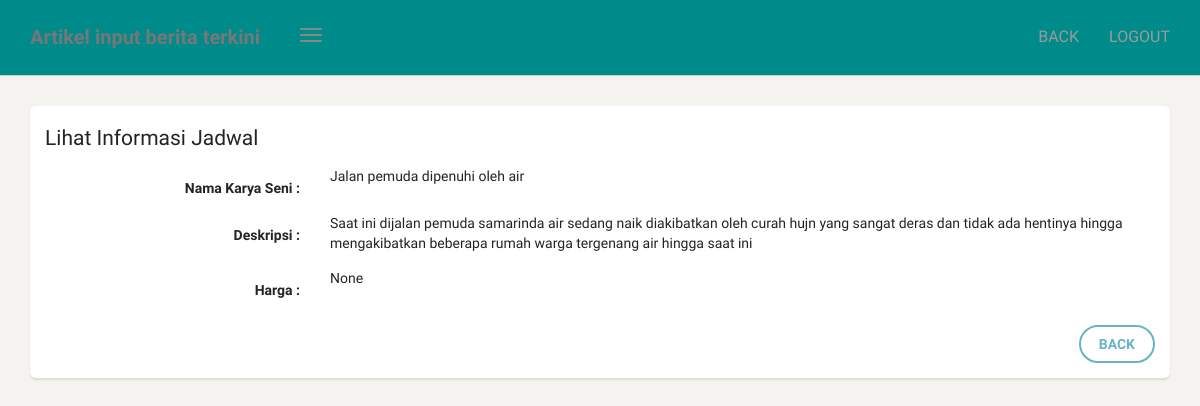
/dashboard/artikel/lihat/2 (signed in), run on the app's committed database.
### karya/models.py (models this page shows, shortened)
class Artikel(models.Model):
    nama = models.CharField(max_length=100,blank=True,null=True)
    deskripsi = models.CharField(max_length=100,blank=True,null=True)
    pencipta = models.CharField(max_length=100,blank=True,null=True)
    kategori = models.ForeignKey(Kategori, on_delete=models.CASCADE)
    harga = models.CharField(max_length=100,blank=True,null=True)
    class Meta:
        verbose_name_plural = "Artikel"

### karya/views.py (the view)
# urls.py: path('artikel/lihat/<str:id>',lihat_artikel, name='lihat_artikel'),
@login_required
def lihat_artikel(request, id):
    template_name = "back/lihat_artikel.html"
    artikel = Artikel.objects.get(id=id)
    context = {
        'title' : 'Lihat Informasi Jadwal',
        'artikel' : artikel,
    }
    return render(request, template_name, context)

### templates/back/lihat_artikel.html (shortened to what this page needs)
{% extends 'back/base.html' %}
{% block content %}
<div class="content">
            <div class="col-md-12">
                <div class="card">
                    <form class="form-horizontal" method="POST">
                        <div class="card-header">
                            <h4 class="card-title">
                                {{ title }}
                            </h4>
                        </div>
                        <div class="card-content">
                            <div class="form-group">
                                <label class="col-md-3 control-label">Nama Karya Seni  :</label>
                                <div class="col-md-9">
                                   {{ artikel.nama }}
                                </div>
                            </div>
                            <div class="form-group">
                                <label class="col-md-3 control-label">Deskripsi :</label>
                                <div class="col-md-9">
                                    {{ artikel.deskripsi }}
                                </div>
                            </div>
                            <div class="form-group">
                                <label class="col-md-3 control-label">Harga :</label>
                                <div class="col-md-9">
                                    {{ artikel.harga }}
                                </div>
                            </div>
                        </div>
                        <div class="card-footer text-right">
                            <div class="form-group">
                                <label class="col-md-3"></label>
                                <div class="col-md-9">
                                    <a class="btn btn-info" href="{% url 'tabel_artikel' %}">BACK</a>
                                </div>
                            </div>
                        </div>
                    </form>
                </div>
            </div>
        </div>
    </div>
{% endblock content %}

### data on the page
Artikel: nama "Jalan pemuda dipenuhi oleh air", deskripsi "Saat ini dijalan pemuda samarinda air sedang naik diakibatkan oleh curah hujn yang sangat deras dan tidak ada hentinya hingga mengakibatkan beberapa rumah warga tergenang air hingga saat ini", harga "None"

### other printed values
{{ title }} "Lihat Informasi Jadwal"
